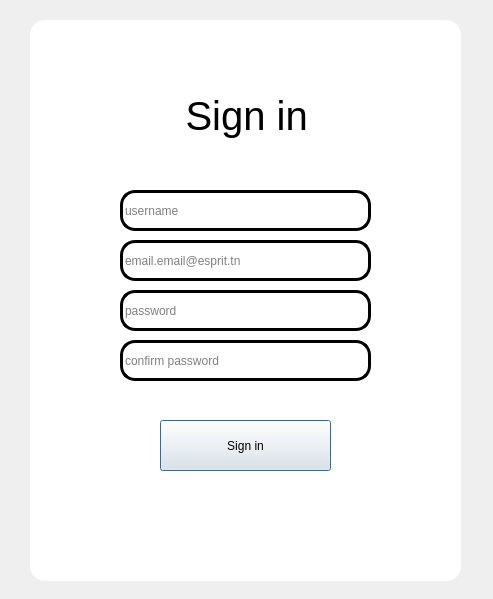
<?xml version="1.0" encoding="UTF-8"?>
<ui version="4.0">
 <class>signin</class>
 <widget class="QDialog" name="signin">
  <property name="geometry">
   <rect>
    <x>0</x>
    <y>0</y>
    <width>493</width>
    <height>599</height>
   </rect>
  </property>
  <property name="windowTitle">
   <string>Dialog</string>
  </property>
  <widget class="QLabel" name="label">
   <property name="geometry">
    <rect>
     <x>30</x>
     <y>20</y>
     <width>431</width>
     <height>561</height>
    </rect>
   </property>
   <property name="styleSheet">
    <string notr="true">background-color:white;
border-radius:15px;
</string>
   </property>
   <property name="text">
    <string/>
   </property>
  </widget>
  <widget class="QLineEdit" name="lineEdit">
   <property name="geometry">
    <rect>
     <x>120</x>
     <y>190</y>
     <width>251</width>
     <height>41</height>
    </rect>
   </property>
   <property name="styleSheet">
    <string notr="true">background-color: white;
border:3px solid;
border-radius:15px;
</string>
   </property>
   <property name="placeholderText">
    <string>username</string>
   </property>
  </widget>
  <widget class="QPushButton" name="pushButton">
   <property name="geometry">
    <rect>
     <x>160</x>
     <y>420</y>
     <width>171</width>
     <height>51</height>
    </rect>
   </property>
   <property name="styleSheet">
    <string notr="true">border-radius:15px;
color:black;
background-color:white;
font-size:25px;

font-family:Arial;
text-align:center;
border:2px solid;
login:!hover
{
background-color:red;
}
</string>
   </property>
   <property name="text">
    <string>Sign in</string>
   </property>
  </widget>
  <widget class="QLabel" name="label_2">
   <property name="geometry">
    <rect>
     <x>130</x>
     <y>70</y>
     <width>231</width>
     <height>91</height>
    </rect>
   </property>
   <property name="styleSheet">
    <string notr="true">background-color:white;
color:black;
text-align:center;
font:Arial;
font-size:40px;</string>
   </property>
   <property name="text">
    <string>     Sign in</string>
   </property>
  </widget>
  <widget class="QLineEdit" name="lineEdit_2">
   <property name="geometry">
    <rect>
     <x>120</x>
     <y>240</y>
     <width>251</width>
     <height>41</height>
    </rect>
   </property>
   <property name="styleSheet">
    <string notr="true">background-color: white;
border:3px solid;
border-radius:15px;
</string>
   </property>
   <property name="placeholderText">
    <string>email.email@esprit.tn</string>
   </property>
  </widget>
  <widget class="QLineEdit" name="lineEdit_3">
   <property name="geometry">
    <rect>
     <x>120</x>
     <y>290</y>
     <width>251</width>
     <height>41</height>
    </rect>
   </property>
   <property name="styleSheet">
    <string notr="true">background-color: white;
border:3px solid;
border-radius:15px;
</string>
   </property>
   <property name="placeholderText">
    <string>password</string>
   </property>
  </widget>
  <widget class="QLineEdit" name="lineEdit_4">
   <property name="geometry">
    <rect>
     <x>120</x>
     <y>340</y>
     <width>251</width>
     <height>41</height>
    </rect>
   </property>
   <property name="styleSheet">
    <string notr="true">background-color: white;
border:3px solid;
border-radius:15px;
</string>
   </property>
   <property name="placeholderText">
    <string>confirm password</string>
   </property>
  </widget>
 </widget>
 <resources/>
 <connections/>
</ui>
